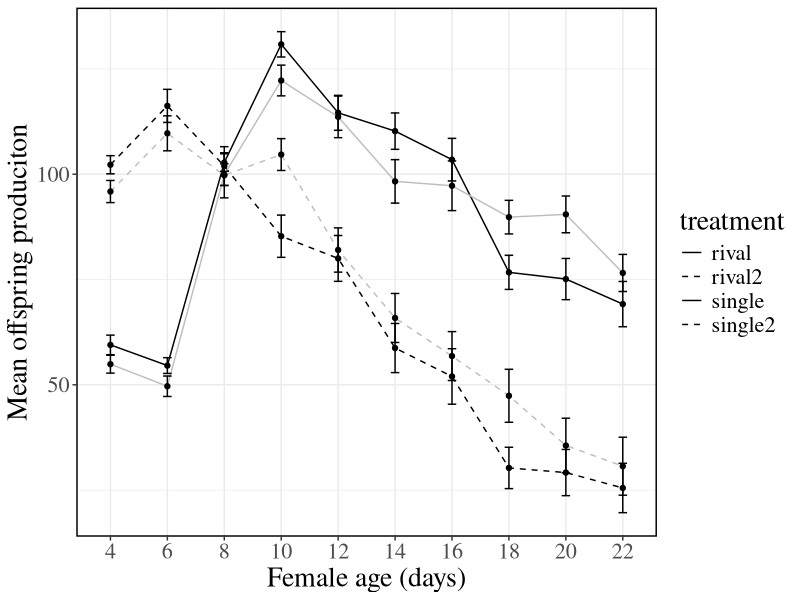

The R script that drew this image:
data<-read.csv("offspringfig.csv")
library(ggplot2)
attach(data)
ggplot(data,aes(x= as.factor(day),y= mean,group=treatment))+
  theme_bw()+theme(panel.border = element_rect(linetype = "solid", colour = "black",size=1))+ 
  theme(text=element_text(family="Times",size=20))+geom_line(aes(linetype= treatment),colour=colour)+
  geom_point(aes(group= treatment))+
  scale_linetype_manual(values=c("solid","dashed","solid","dashed"))+
  geom_errorbar(aes(ymin=mean-sd, ymax=mean+sd), width=.15)+xlab("Female age (days)")+
  ylab("Mean offspring produciton")
